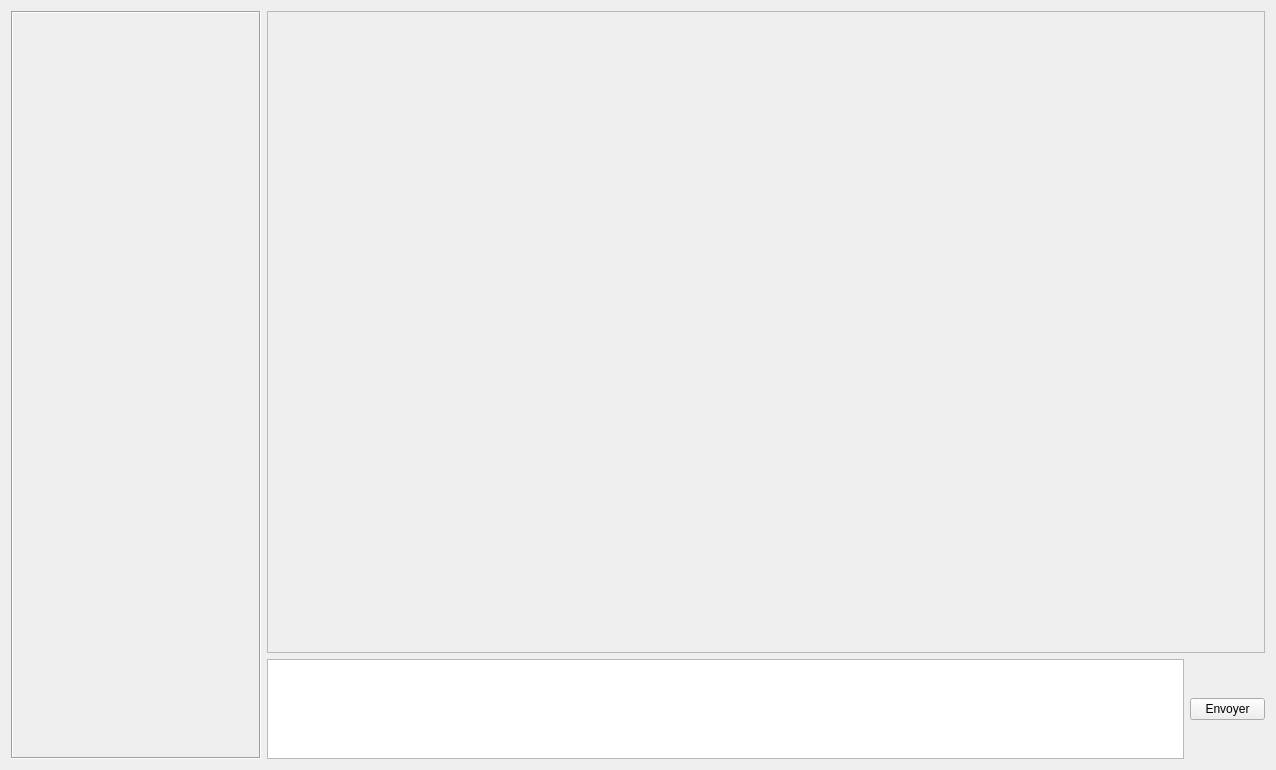
<?xml version="1.0" encoding="UTF-8"?>
<ui version="4.0">
 <class>MainWidget</class>
 <widget class="QWidget" name="MainWidget">
  <property name="geometry">
   <rect>
    <x>0</x>
    <y>0</y>
    <width>1276</width>
    <height>770</height>
   </rect>
  </property>
  <property name="windowTitle">
   <string>Form</string>
  </property>
  <layout class="QGridLayout" name="gridLayout_2">
   <item row="0" column="0" rowspan="2">
    <widget class="QFrame" name="frame">
     <property name="maximumSize">
      <size>
       <width>250</width>
       <height>16777215</height>
      </size>
     </property>
     <property name="frameShape">
      <enum>QFrame::Box</enum>
     </property>
     <property name="frameShadow">
      <enum>QFrame::Sunken</enum>
     </property>
     <layout class="QVBoxLayout" name="verticalLayout_2">
      <item>
       <layout class="QVBoxLayout" name="verticalLayout">
        <item>
         <widget class="QScrollArea" name="convListLayout">
          <property name="sizePolicy">
           <sizepolicy hsizetype="Minimum" vsizetype="Minimum">
            <horstretch>0</horstretch>
            <verstretch>0</verstretch>
           </sizepolicy>
          </property>
          <property name="frameShape">
           <enum>QFrame::NoFrame</enum>
          </property>
          <property name="widgetResizable">
           <bool>true</bool>
          </property>
          <widget class="QWidget" name="scrollAreaWidgetContents">
           <property name="geometry">
            <rect>
             <x>0</x>
             <y>0</y>
             <width>226</width>
             <height>68</height>
            </rect>
           </property>
           <layout class="QVBoxLayout" name="verticalLayout_4"/>
          </widget>
         </widget>
        </item>
       </layout>
      </item>
      <item>
       <spacer name="verticalSpacer">
        <property name="orientation">
         <enum>Qt::Vertical</enum>
        </property>
        <property name="sizeHint" stdset="0">
         <size>
          <width>20</width>
          <height>40</height>
         </size>
        </property>
       </spacer>
      </item>
     </layout>
    </widget>
   </item>
   <item row="0" column="1" colspan="3">
    <widget class="QScrollArea" name="msgDisplayingArea">
     <property name="widgetResizable">
      <bool>true</bool>
     </property>
     <widget class="QWidget" name="msgDisplayLayout">
      <property name="geometry">
       <rect>
        <x>0</x>
        <y>0</y>
        <width>1000</width>
        <height>644</height>
       </rect>
      </property>
      <layout class="QVBoxLayout" name="verticalLayout_3"/>
     </widget>
    </widget>
   </item>
   <item row="1" column="3">
    <widget class="QPushButton" name="sendButton">
     <property name="maximumSize">
      <size>
       <width>75</width>
       <height>16777215</height>
      </size>
     </property>
     <property name="text">
      <string>Envoyer</string>
     </property>
    </widget>
   </item>
   <item row="1" column="1" colspan="2">
    <widget class="QPlainTextEdit" name="textSendingArea">
     <property name="maximumSize">
      <size>
       <width>16777215</width>
       <height>100</height>
      </size>
     </property>
    </widget>
   </item>
  </layout>
 </widget>
 <resources/>
 <connections/>
</ui>
